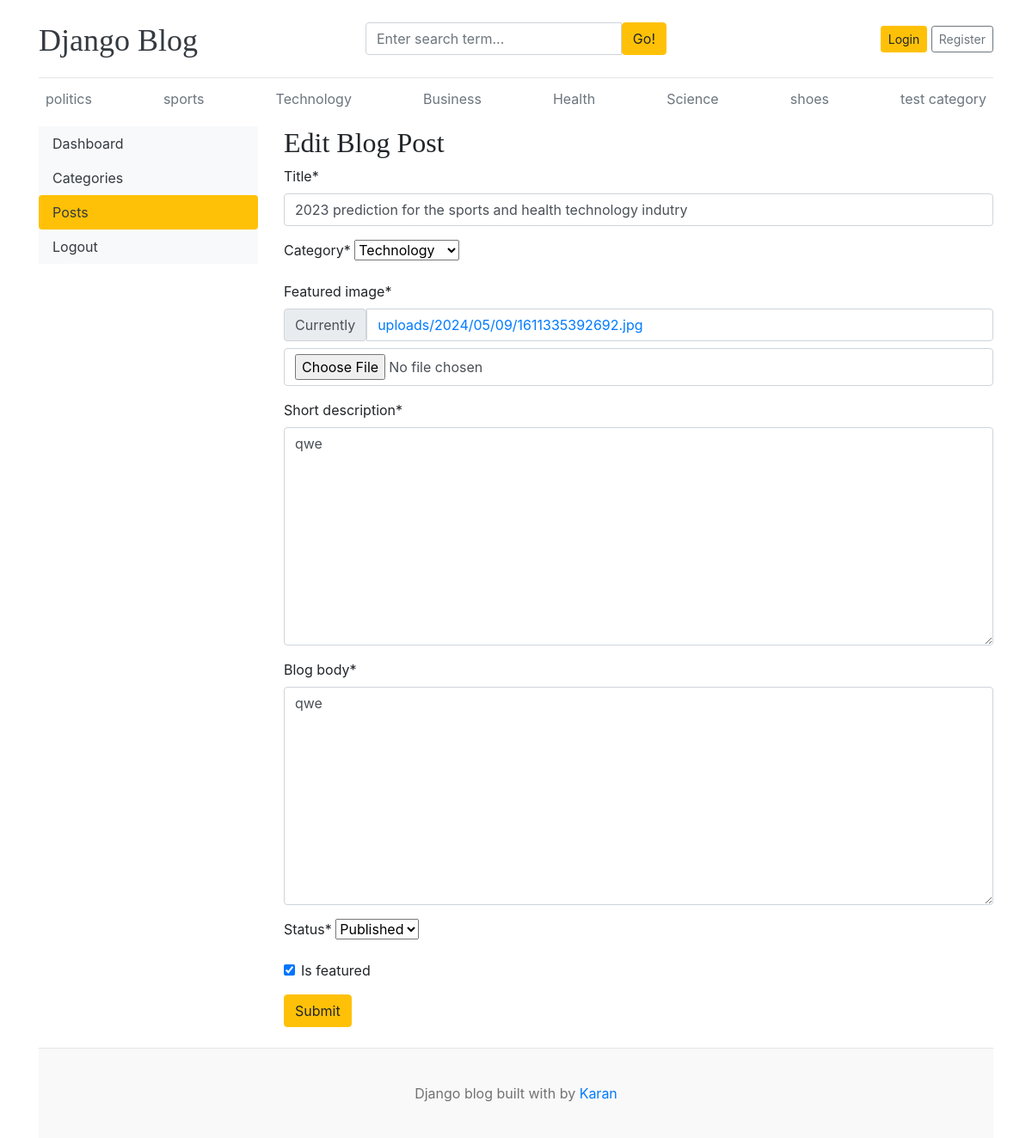
Screenshot of /dashboard/posts/edit/3/ with the database file from the repository.
### blogs/models.py (models this page shows, shortened)
class Category(models.Model):
    category_name = models.CharField(max_length=50, unique=True)
    created_at = models.DateTimeField(auto_now_add=True)
    updated_at = models.DateTimeField(auto_now=True)
    class Meta:
        verbose_name_plural = 'categories'
    def __str__(self):
        return self.category_name

class Blog(models.Model):
    title = models.CharField(max_length=100)
    slug = models.SlugField(max_length=150, unique=True, blank=True)
    category = models.ForeignKey(Category, on_delete=models.CASCADE)
    author = models.ForeignKey(User, on_delete=models.CASCADE)
    featured_image = models.ImageField(upload_to='uploads/%Y/%m/%d')
    short_description = models.TextField(max_length=500)
    blog_body = models.TextField(max_length=2000)
    status = models.CharField(max_length=20, choices=STATUS_CHOCIES, default="Draft")
    is_featured = models.BooleanField(default=False)
    created_at = models.DateTimeField(auto_now_add=True)
    updated_at = models.DateTimeField(auto_now=True)

### dashboards/views.py (the view, shortened to what this page needs)
# urls.py: path('posts/edit/<int:pk>/', views.edit_post, name='edit_post'),
def edit_post(request,pk):
    post = get_object_or_404(Blog, pk=pk)
    form = BlogPostForm(instance=post)
    context = {
        'form': form,
        'post': post,
    }
    return render(request, 'dashboard/edit_post.html',context)

### dashboards/forms.py
class BlogPostForm(forms.ModelForm):
    class Meta:
        model = Blog
        exclude = ('slug','author','created_at','updated_at',)

### blogs/context_processors.py (called while the page is built)
def get_categories(request):
    categories = Category.objects.all()
    return dict(categories=categories)

def get_social_links(request):
    social_links = SocialLink.objects.all()
    return dict(social_links=social_links)

### templates/dashboard/edit_post.html (shortened to what this page needs)
{% extends "base.html" %}
{% load crispy_forms_tags %}
{% block content %}
<div class="row">
    {% include "dashboard/sidebar.html" %}
    <div class="col-md-9">
        <h2>Edit Blog Post</h2>
        <form action="{% url 'edit_post' post.id %}" method="POST" enctype="multipart/form-data">
                {{form | crispy}}
            <button type="sumbit" class="btn btn-warning">Submit</button>
        </form>
        <br>
    </div>
</div>
{% endblock  %}

### templates/base.html (shortened to what this page needs)
{% load static %}
<!DOCTYPE html>
<html lang="en">
<head>
    <link href="https://getbootstrap.com/docs/4.0/dist/css/bootstrap.min.css" rel="stylesheet">
    <link href="{% static 'css/blog.css' %}" rel="stylesheet">
    <link rel="stylesheet" href="https://cdnjs.cloudflare.com/ajax/libs/font-awesome/4.7.0/css/font-awesome.min.css">
  </head>
<body>
    <div class="container">
      <header class="blog-header py-3">
        <div class="row flex-nowrap justify-content-between align-items-center">
          <div class="col-4 pt-1">
            <a class="blog-header-logo text-dark" href="/">Django Blog</a>
          </div>
          <div class="col-4">
            <form action="{% url 'search' %}" method="GET">
              <div class="input-group">
                <input class="form-control" type="text" name="keyword" value="{{keyword}}" placeholder="Enter search term..." aria-label="Enter search term..." aria-describedby="button-search" />
                <button type="submit" class="btn btn-warning" id="button-search" type="button">Go!</button>
              </div>
            </form>
          </div>
          <div class="col-4 d-flex justify-content-end align-items-center">
            {% if not user.is_authenticated %}
            <a class="btn btn-sm btn-warning" href="{% url 'login' %}">Login</a> &nbsp;
            <a class="btn btn-sm btn-outline-secondary" href="{% url 'register' %}">Register</a>
            {% else %}
            <span><a href="{% url 'dashboard' %}">Dashboard</a></span>&emsp;
            <span><a href="{% url 'logout' %}">Logout</a></span>
            {% endif %}
          </div>
        </div>
      </header>
      <div class="nav-scroller py-1 mb-2">
        <nav class="nav d-flex justify-content-between">
          {% for cat in categories %}
          <a class="p-2 text-muted" href="{% url 'posts_by_category' cat.id %}">{{cat.category_name}}</a>
          {% endfor %}
        </nav>
      </div>
{% block content %}
{% endblock  %}
      <footer class="blog-footer">
        <p class="text-center">Django blog built with  by <a href="#">Karan</a></p>
      </footer>
      </body>
      </html>

### blog_main/static/css/blog.css (style rules this page uses)
.blog-header { border-bottom: 1px solid #e5e5e5; }
.blog-header-logo { font-family: "Playfair Display", Georgia, "Times New Roman", serif; font-size: 2.25rem; }
h1, h2, h3, h4, h5, h6 { font-family: "Playfair Display", Georgia, "Times New Roman", serif; }
.blog-footer { padding: 2.5rem 0; color: #727272; text-align: center; background-color: #f9f9f9; border-top: .05rem solid #e5e5e5; }
.blog-footer p:last-child { margin-bottom: 0; }

### rows the page displays
Category: category_name "politics"
Category: category_name "sports"
Category: category_name "Technology"
Category: category_name "Business"
Category: category_name "Health"
Category: category_name "Science"
Category: category_name "shoes"
Category: category_name "test category"
Blog: title "2023 prediction for the sports and health technology indutry", category "Technology", short_description "qwe", blog_body "qwe", status "Published", is_featured "☑"
